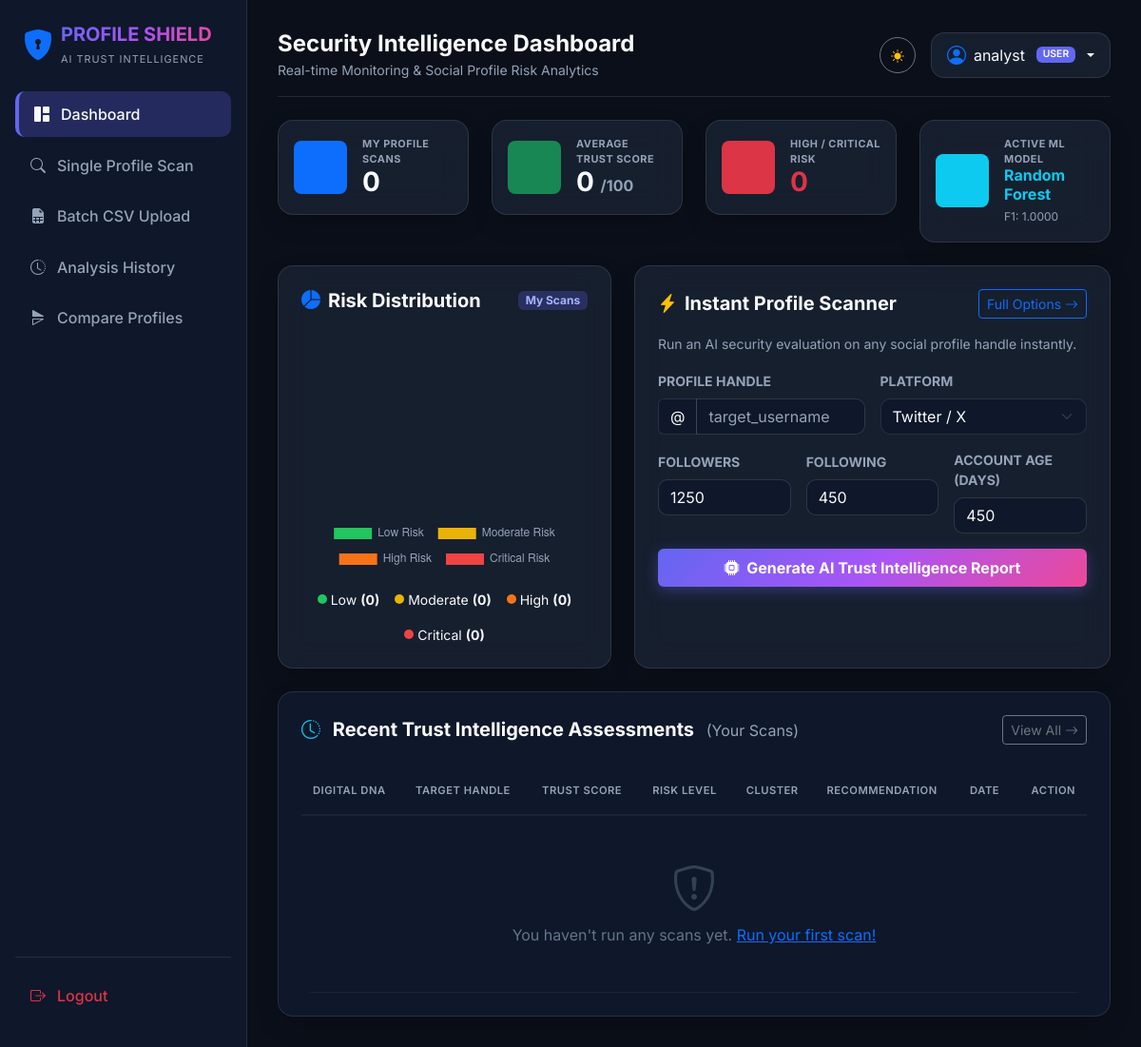
Before: /dashboard (signed in) with the older database file.
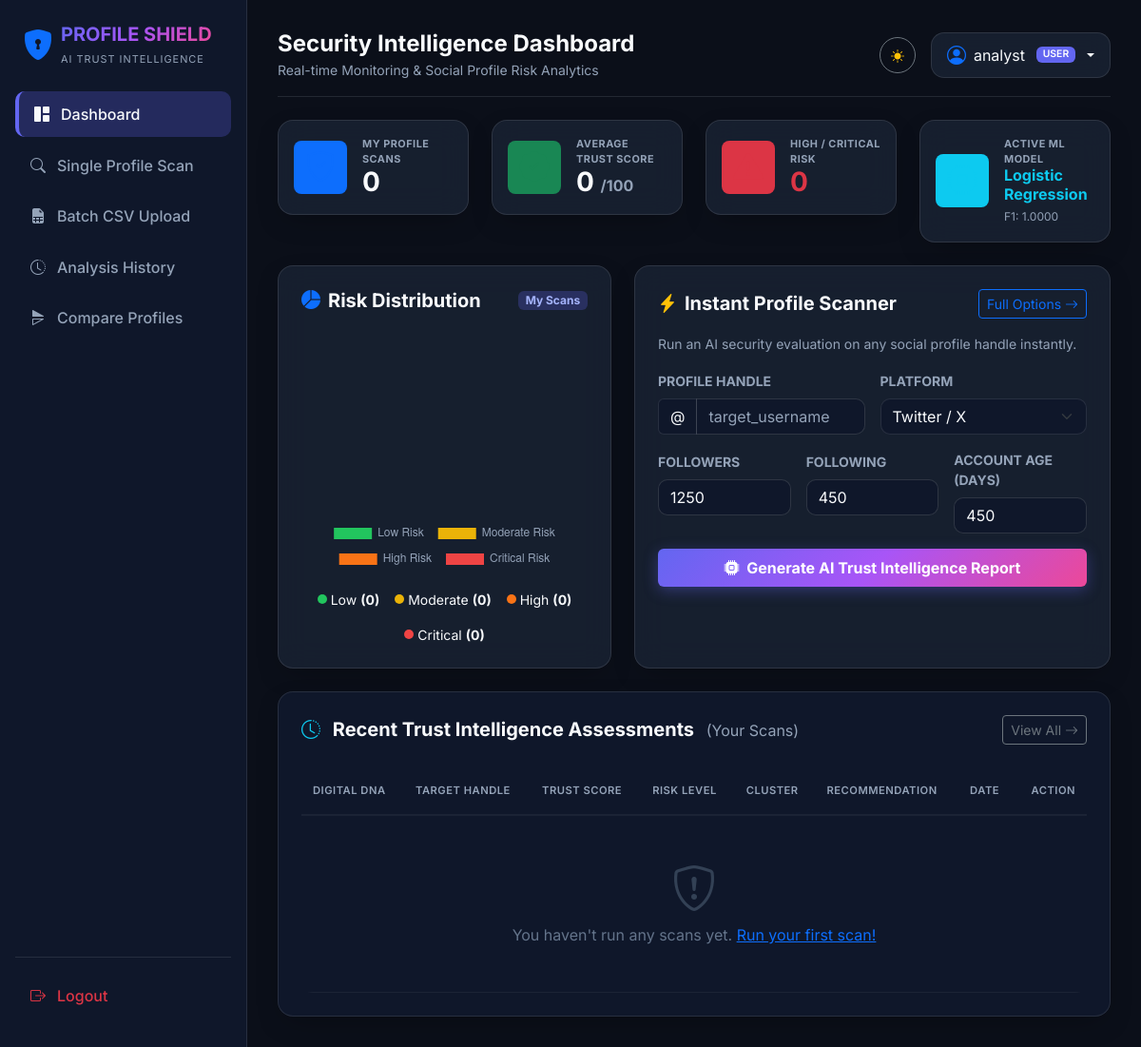
After: the same page with the newer database file.
### app/models/ml_model.py (models this page shows, shortened)
class MLModelRegistry(db.Model):
    __tablename__ = 'ml_models'
    id = db.Column(db.Integer, primary_key=True)
    model_name = db.Column(db.String(100), nullable=False) # e.g. XGBoost, Random Forest, Logistic Regression, SVM
    algorithm_key = db.Column(db.String(50), nullable=True) # e.g. random_forest, gradient_boosting, logistic_regression, xgboost
    version = db.Column(db.String(50), nullable=False)
    filepath = db.Column(db.String(500), nullable=False)
    is_active = db.Column(db.Boolean, default=False)
    accuracy = db.Column(db.Float, default=0.0)
    precision = db.Column(db.Float, default=0.0)
    recall = db.Column(db.Float, default=0.0)
    f1_score = db.Column(db.Float, default=0.0)
    roc_auc = db.Column(db.Float, default=0.0)
    confusion_matrix_json = db.Column(db.Text, nullable=True) # 2x2 matrix
    all_models_comparison_json = db.Column(db.Text, nullable=True) # Benchmarks for RF, XGB, LR, SVM
    created_at = db.Column(db.DateTime, default=datetime.utcnow)
    @property
    def confusion_matrix(self):
        return json.loads(self.confusion_matrix_json) if self.confusion_matrix_json else []
    @property
    def all_models_comparison(self):
        return json.loads(self.all_models_comparison_json) if self.all_models_comparison_json else {}

### app/routes/dashboard.py (the view)
@dashboard_bp.route('/')
@dashboard_bp.route('/dashboard')
@login_required
def index():
    if current_user.is_admin():
        total_analyses = ProfileAnalysis.query.count()
        recent_analyses = (
            ProfileAnalysis.query
            .order_by(ProfileAnalysis.created_at.desc())
            .limit(8).all()
        )
        low_risk      = ProfileAnalysis.query.filter_by(risk_level='Low').count()
        moderate_risk = ProfileAnalysis.query.filter_by(risk_level='Moderate').count()
        high_risk     = ProfileAnalysis.query.filter_by(risk_level='High').count()
        critical_risk = ProfileAnalysis.query.filter_by(risk_level='Critical').count()
        all_scores    = [a.trust_score for a in ProfileAnalysis.query.all()]
        total_users   = User.query.count()
    else:
        user_q = ProfileAnalysis.query.filter_by(user_id=current_user.id)
        total_analyses = user_q.count()
        recent_analyses = (
            user_q.order_by(ProfileAnalysis.created_at.desc()).limit(8).all()
        )
        low_risk      = user_q.filter_by(risk_level='Low').count()
        moderate_risk = user_q.filter_by(risk_level='Moderate').count()
        high_risk     = user_q.filter_by(risk_level='High').count()
        critical_risk = user_q.filter_by(risk_level='Critical').count()
        all_scores  = [a.trust_score for a in user_q.all()]
        total_users = None   # not shown to regular users
    avg_trust_score = (
        round(sum(all_scores) / len(all_scores), 1) if all_scores else 0.0
    )
    active_model = MLModelRegistry.query.filter_by(is_active=True).order_by(MLModelRegistry.created_at.desc()).first()
    return render_template(
        'dashboard/index.html',
        total_analyses=total_analyses,
        recent_analyses=recent_analyses,
        low_risk=low_risk,
        moderate_risk=moderate_risk,
        high_risk=high_risk,
        critical_risk=critical_risk,
        avg_trust_score=avg_trust_score,
        active_model=active_model,
        total_users=total_users,
    )

### app/models/user.py (called while the page is built)
    def is_admin(self) -> bool:
        return self.role.lower() == 'admin'

### app/templates/dashboard/index.html (shortened to what the changed rows need)
{% extends "base.html" %}
{% block content %}
<div class="row g-4 mb-4">
    <div class="col-xl-3 col-sm-6">
        <div class="kpi-card glass-panel p-3 d-flex align-items-center gap-3">
            <div>
                <small class="text-muted fw-bold d-block text-uppercase kpi-label">
                    {% if current_user.is_admin() %}Total Users{% else %}Active ML Model{% endif %}
                </small>
                {% if current_user.is_admin() %}
                    <h3 class="fw-bold mb-0 text-info animate-counter" data-target="{{ total_users or 0 }}">0</h3>
                {% else %}
                    <h6 class="fw-bold mb-0 text-info">{{ active_model.model_name if active_model else 'XGBoost Baseline' }}</h6>
                    <small class="text-muted" style="font-size:0.75rem;">
                        F1: {{ "%.4f"|format(active_model.f1_score) if active_model else "0.9650" }}
                    </small>
                {% endif %}
            </div>
        </div>
    </div>
</div>
<div class="glass-panel p-4" style="background:#0f172a !important;">
    <div class="table-responsive">
        <table class="table table-hover align-middle mb-0" style="--bs-table-color:#f8fafc;">
            <thead>
                <tr style="border-bottom:1px solid rgba(255,255,255,0.08);">
                    <th style="color:#94a3b8;font-size:0.7rem;letter-spacing:.5px;">DIGITAL DNA</th>
                    <th style="color:#94a3b8;font-size:0.7rem;letter-spacing:.5px;">TARGET HANDLE</th>
                    <th style="color:#94a3b8;font-size:0.7rem;letter-spacing:.5px;">TRUST SCORE</th>
                    <th style="color:#94a3b8;font-size:0.7rem;letter-spacing:.5px;">RISK LEVEL</th>
                    <th style="color:#94a3b8;font-size:0.7rem;letter-spacing:.5px;">CLUSTER</th>
                    <th style="color:#94a3b8;font-size:0.7rem;letter-spacing:.5px;">RECOMMENDATION</th>
                    <th style="color:#94a3b8;font-size:0.7rem;letter-spacing:.5px;">DATE</th>
                    <th style="color:#94a3b8;font-size:0.7rem;letter-spacing:.5px;" class="text-end">ACTION</th>
                </tr>
            </thead>
        </table>
    </div>
</div>
{% endblock %}

Changed rows visible on the page:
removed MLModelRegistry: model_name "Random Forest", f1_score "1.0000"
now on this page (row edited): MLModelRegistry: model_name "Logistic Regression", f1_score "1.0000"
